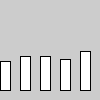
Frame 1 (no input)
Frame 2 (the mouse pressed at the canvas centre, redrawn once): identical to frame 1, image omitted

The Processing sketch that drew this single still picture (run headless with seeded random() and noise(); the mouse was pressed at the canvas centre and the sketch redrawn once):

// Processing sketch: processing_106600
// ── processing_106600.pde

float[] alturas = {1.45, 1.67, 1.70, 1.55, 1.93}; // declara um array já com valores
void setup() {
   noLoop();
}

void draw() {
  for (int i=0; i<alturas.length; i++)//percorre o array alturas
    rect (i*20, 90, 10, -alturas[i]*20); // desenha retangulos
  }
